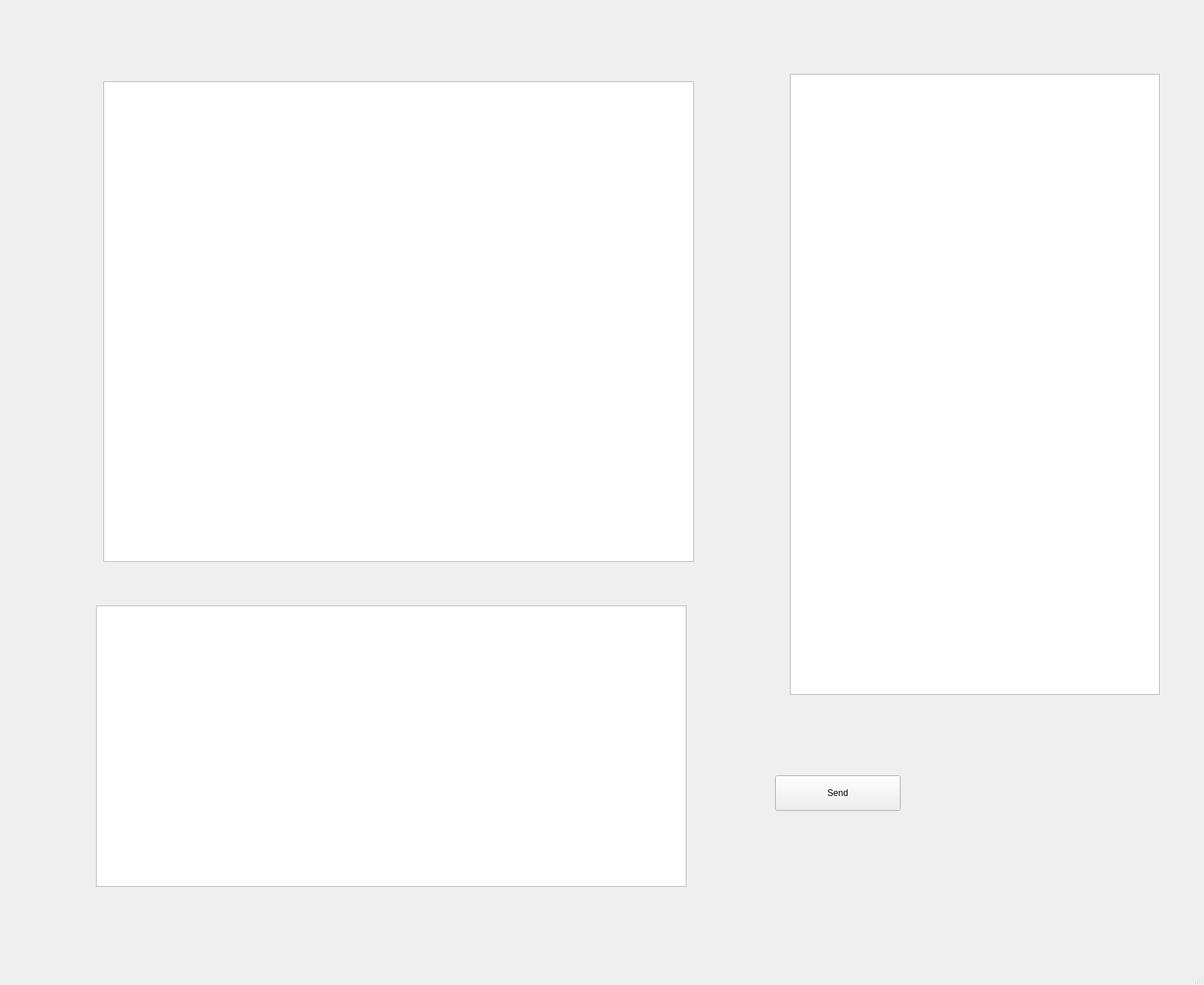
<?xml version="1.0" encoding="UTF-8"?>
<ui version="4.0">
 <class>MainWindow</class>
 <widget class="QMainWindow" name="MainWindow">
  <property name="geometry">
   <rect>
    <x>0</x>
    <y>0</y>
    <width>1631</width>
    <height>1334</height>
   </rect>
  </property>
  <property name="windowTitle">
   <string>MainWindow</string>
  </property>
  <widget class="QWidget" name="centralWidget">
   <widget class="QPlainTextEdit" name="plainTextEdit">
    <property name="geometry">
     <rect>
      <x>130</x>
      <y>820</y>
      <width>800</width>
      <height>381</height>
     </rect>
    </property>
   </widget>
   <widget class="QPushButton" name="btn_send">
    <property name="enabled">
     <bool>true</bool>
    </property>
    <property name="geometry">
     <rect>
      <x>1050</x>
      <y>1050</y>
      <width>170</width>
      <height>48</height>
     </rect>
    </property>
    <property name="mouseTracking">
     <bool>false</bool>
    </property>
    <property name="text">
     <string>Send</string>
    </property>
    <property name="autoDefault">
     <bool>false</bool>
    </property>
    <property name="default">
     <bool>false</bool>
    </property>
    <property name="flat">
     <bool>false</bool>
    </property>
   </widget>
   <widget class="QTableWidget" name="tableWidget_userlist">
    <property name="geometry">
     <rect>
      <x>1070</x>
      <y>100</y>
      <width>501</width>
      <height>841</height>
     </rect>
    </property>
   </widget>
   <widget class="QTableWidget" name="tableWidget_message">
    <property name="geometry">
     <rect>
      <x>140</x>
      <y>110</y>
      <width>800</width>
      <height>651</height>
     </rect>
    </property>
   </widget>
  </widget>
  <widget class="QStatusBar" name="statusBar"/>
 </widget>
 <layoutdefault spacing="6" margin="11"/>
 <resources/>
 <connections/>
</ui>
